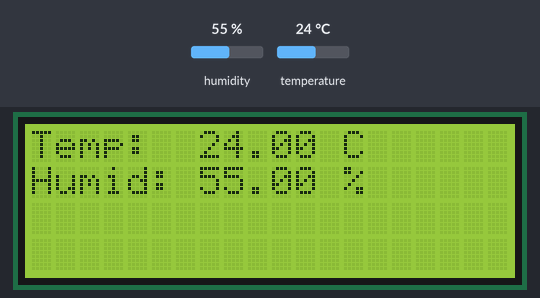
This sketch was run on a simulated Arduino Uno, built with avr-gcc and run on an emulated ATmega328P. Parts: 20×4 character LCD. The inputs (shaded band) are chosen by the test bench; at power-on: humidity 55 %, temperature 24 °C.

Above: at 2.7 s.
2.8 s: humidity set to 22 %
At 5.4 s:
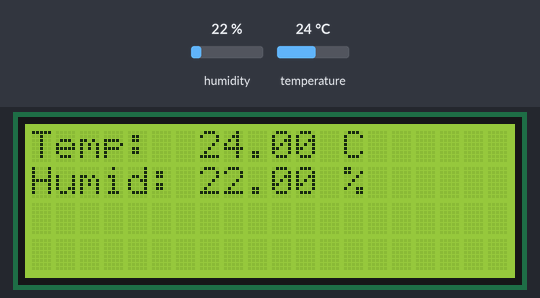
5.8 s: temperature set to 12 °C
At 6.6 s:
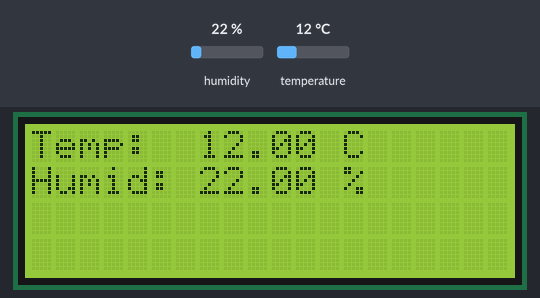
8.8 s: humidity set to 40 %
At 11.3 s:
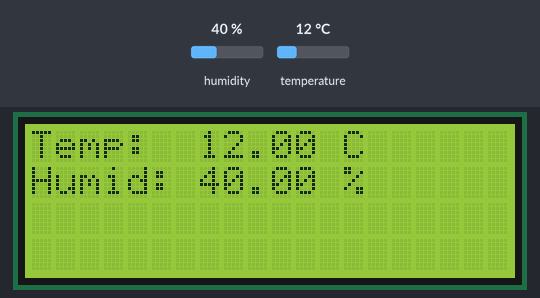
11.8 s: temperature set to 19 °C
Timing chart, 0 to 14.8 s (numbered marks = the images above; inputs shaded):
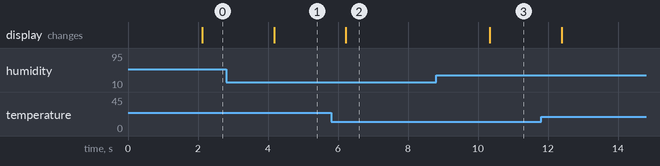

Measured:
- after the input at 2.8 s, the display: changes after 1.4 s (image 1)
- after the input at 5.8 s, the display: changes after 0.43 s (image 2)
- after the input at 8.8 s, the display: changes after 1.5 s (image 3)

The sketch:

sketch_apr03b-DHT-11_temperature_demo.ino
```cpp
/*
  LCD Display with I2C Interface and DHT-11 Temp/Humid Sensor
  lcd-i2c-temp-humid.ino
  Use NewLiquidCrystal Library
  Use DHT from dht11.zip
  DroneBot Workshop 2018
  https://dronebotworkshop.com
*/

// Include Wire Library for I2C
#include <Wire.h>
// Include NewLiquidCrystal Library for I2C
#include <LiquidCrystal_I2C.h>

// Include DHT Libraries from Adafruit
// Dependant upon Adafruit_Sensors Library
#include "dht11.h";
dht11 DHT;
// Define LCD pinout
const int  en = 2, rw = 1, rs = 0, d4 = 4, d5 = 5, d6 = 6, d7 = 7, bl = 3;

// Define I2C Address - change if required
const int i2c_addr = 0x3F;

// DHT-11
#define DHTPIN 7       // DHT-11 Output Pin connection


// Define LCD display connections
LiquidCrystal_I2C lcd(i2c_addr, en, rw, rs, d4, d5, d6, d7, bl, POSITIVE);

// Define Variables
float hum;    // Stores humidity value in percent
float temp;   // Stores temperature value in Celcius

void setup() {

  // Set display type as 20 char, 4 rows
  lcd.begin(20,4);

}

void loop()
{
  delay(2000);  // Delay so DHT-22 sensor can stabalize

  //hum = dht.readHumidity();  // Get Humidity value
    //temp= dht.readTemperature();  // Get Temperature value
  DHT.read(DHTPIN);
  temp=DHT.temperature;
  hum=DHT.humidity;

    // Clear the display
    lcd.clear();

    // Print temperature on top line
    lcd.setCursor(0,0);
  lcd.print("Temp:  ");
  lcd.print(temp);
  lcd.print(" C");

  // Print humidity on bottom line
  lcd.setCursor(0,1);
  lcd.print("Humid: ");
  lcd.print(hum);
  lcd.print(" %");

}
```
